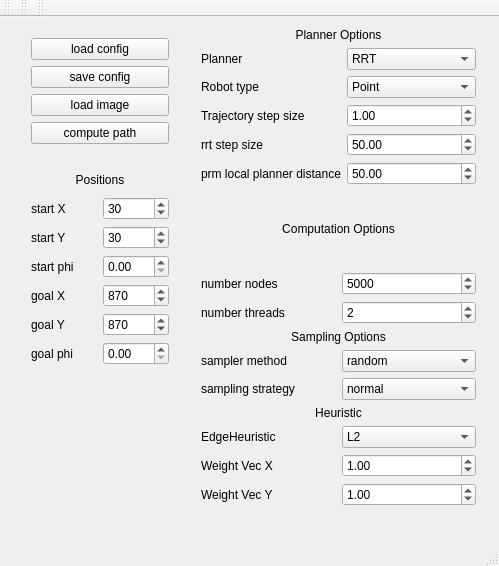
<?xml version="1.0" encoding="UTF-8"?>
<ui version="4.0">
 <class>MainWindow</class>
 <widget class="QMainWindow" name="MainWindow">
  <property name="geometry">
   <rect>
    <x>0</x>
    <y>0</y>
    <width>499</width>
    <height>566</height>
   </rect>
  </property>
  <property name="windowTitle">
   <string>MainWindow</string>
  </property>
  <widget class="QWidget" name="centralWidget">
   <widget class="QWidget" name="gridLayoutWidget_2">
    <property name="geometry">
     <rect>
      <x>20</x>
      <y>10</y>
      <width>160</width>
      <height>128</height>
     </rect>
    </property>
    <layout class="QGridLayout" name="layoutActions">
     <item row="3" column="0">
      <widget class="QPushButton" name="buttonLoadImage">
       <property name="text">
        <string>load image</string>
       </property>
      </widget>
     </item>
     <item row="2" column="0">
      <widget class="QPushButton" name="buttonSaveConfig">
       <property name="text">
        <string>save config</string>
       </property>
      </widget>
     </item>
     <item row="4" column="0">
      <widget class="QPushButton" name="buttonComputePath">
       <property name="text">
        <string>compute path</string>
       </property>
      </widget>
     </item>
     <item row="0" column="0">
      <widget class="QPushButton" name="buttonLoadConfig">
       <property name="text">
        <string>load config</string>
       </property>
      </widget>
     </item>
    </layout>
   </widget>
   <widget class="QWidget" name="verticalLayoutWidget_3">
    <property name="geometry">
     <rect>
      <x>20</x>
      <y>140</y>
      <width>160</width>
      <height>219</height>
     </rect>
    </property>
    <layout class="QVBoxLayout" name="layoutPositions">
     <item>
      <widget class="QLabel" name="label_3">
       <property name="text">
        <string>Positions</string>
       </property>
       <property name="alignment">
        <set>Qt::AlignCenter</set>
       </property>
      </widget>
     </item>
     <item>
      <layout class="QGridLayout" name="gridLayout_5">
       <item row="0" column="1">
        <widget class="QSpinBox" name="boxStartX">
         <property name="maximum">
          <number>2000</number>
         </property>
         <property name="value">
          <number>30</number>
         </property>
         <property name="displayIntegerBase">
          <number>10</number>
         </property>
        </widget>
       </item>
       <item row="2" column="0">
        <widget class="QLabel" name="label_7">
         <property name="text">
          <string>start phi</string>
         </property>
        </widget>
       </item>
       <item row="1" column="0">
        <widget class="QLabel" name="labelStart_2">
         <property name="text">
          <string>start Y</string>
         </property>
        </widget>
       </item>
       <item row="3" column="0">
        <widget class="QLabel" name="labelGoal">
         <property name="text">
          <string>goal X</string>
         </property>
        </widget>
       </item>
       <item row="0" column="0">
        <widget class="QLabel" name="labelStart">
         <property name="text">
          <string>start X</string>
         </property>
        </widget>
       </item>
       <item row="3" column="1">
        <widget class="QSpinBox" name="boxGoalX">
         <property name="maximum">
          <number>2000</number>
         </property>
         <property name="value">
          <number>870</number>
         </property>
        </widget>
       </item>
       <item row="4" column="0">
        <widget class="QLabel" name="labelGoal_2">
         <property name="text">
          <string>goal Y</string>
         </property>
        </widget>
       </item>
       <item row="1" column="1">
        <widget class="QSpinBox" name="boxStartY">
         <property name="maximum">
          <number>2000</number>
         </property>
         <property name="value">
          <number>30</number>
         </property>
        </widget>
       </item>
       <item row="4" column="1">
        <widget class="QSpinBox" name="boxGoalY">
         <property name="maximum">
          <number>2000</number>
         </property>
         <property name="value">
          <number>870</number>
         </property>
        </widget>
       </item>
       <item row="5" column="0">
        <widget class="QLabel" name="label_8">
         <property name="text">
          <string>goal phi</string>
         </property>
        </widget>
       </item>
       <item row="2" column="1">
        <widget class="QDoubleSpinBox" name="boxStartPhi"/>
       </item>
       <item row="5" column="1">
        <widget class="QDoubleSpinBox" name="boxGoalPhi"/>
       </item>
      </layout>
     </item>
    </layout>
   </widget>
   <widget class="QWidget" name="verticalLayoutWidget_6">
    <property name="geometry">
     <rect>
      <x>190</x>
      <y>0</y>
      <width>297</width>
      <height>500</height>
     </rect>
    </property>
    <layout class="QVBoxLayout" name="verticalLayout">
     <item>
      <layout class="QGridLayout" name="layoutPlannerOptions">
       <item row="1" column="0">
        <layout class="QGridLayout" name="gridLayout_7">
         <item row="0" column="1">
          <widget class="QComboBox" name="boxPlanner">
           <item>
            <property name="text">
             <string>RRT</string>
            </property>
           </item>
           <item>
            <property name="text">
             <string>RRT*</string>
            </property>
           </item>
           <item>
            <property name="text">
             <string>PRM</string>
            </property>
           </item>
          </widget>
         </item>
         <item row="0" column="0">
          <widget class="QLabel" name="labelPlanner">
           <property name="text">
            <string>Planner</string>
           </property>
          </widget>
         </item>
         <item row="4" column="1">
          <widget class="QDoubleSpinBox" name="boxPRM">
           <property name="value">
            <double>50.000000000000000</double>
           </property>
          </widget>
         </item>
         <item row="4" column="0">
          <widget class="QLabel" name="labelPRM">
           <property name="text">
            <string>prm local planner distance</string>
           </property>
          </widget>
         </item>
         <item row="3" column="1">
          <widget class="QDoubleSpinBox" name="boxRRT">
           <property name="value">
            <double>50.000000000000000</double>
           </property>
          </widget>
         </item>
         <item row="2" column="0">
          <widget class="QLabel" name="labelTrajectoryStepSize">
           <property name="text">
            <string>Trajectory step size</string>
           </property>
          </widget>
         </item>
         <item row="2" column="1">
          <widget class="QDoubleSpinBox" name="boxTrajectoryStepSize">
           <property name="value">
            <double>1.000000000000000</double>
           </property>
          </widget>
         </item>
         <item row="3" column="0">
          <widget class="QLabel" name="labelRRT">
           <property name="text">
            <string>rrt step size</string>
           </property>
          </widget>
         </item>
         <item row="1" column="0">
          <widget class="QLabel" name="label_6">
           <property name="text">
            <string>Robot type</string>
           </property>
          </widget>
         </item>
         <item row="1" column="1">
          <widget class="QComboBox" name="boxRobot">
           <item>
            <property name="text">
             <string>Point</string>
            </property>
           </item>
           <item>
            <property name="text">
             <string>Triangle</string>
            </property>
           </item>
          </widget>
         </item>
        </layout>
       </item>
       <item row="0" column="0">
        <widget class="QLabel" name="label_5">
         <property name="text">
          <string>Planner Options</string>
         </property>
         <property name="alignment">
          <set>Qt::AlignCenter</set>
         </property>
        </widget>
       </item>
      </layout>
     </item>
     <item>
      <layout class="QVBoxLayout" name="layoutComputationOptions">
       <item>
        <widget class="QLabel" name="label_4">
         <property name="text">
          <string>Computation Options</string>
         </property>
         <property name="alignment">
          <set>Qt::AlignCenter</set>
         </property>
        </widget>
       </item>
       <item>
        <layout class="QGridLayout" name="gridLayout_6">
         <item row="0" column="1">
          <widget class="QSpinBox" name="boxNodes">
           <property name="maximum">
            <number>50000</number>
           </property>
           <property name="value">
            <number>5000</number>
           </property>
          </widget>
         </item>
         <item row="0" column="0">
          <widget class="QLabel" name="labelNodes">
           <property name="text">
            <string>number nodes</string>
           </property>
          </widget>
         </item>
         <item row="1" column="0">
          <widget class="QLabel" name="labelThreads">
           <property name="text">
            <string>number threads</string>
           </property>
          </widget>
         </item>
         <item row="1" column="1">
          <widget class="QSpinBox" name="boxThreads">
           <property name="value">
            <number>2</number>
           </property>
          </widget>
         </item>
        </layout>
       </item>
      </layout>
     </item>
     <item>
      <layout class="QVBoxLayout" name="layoutSamplingOptions">
       <item>
        <widget class="QLabel" name="label">
         <property name="layoutDirection">
          <enum>Qt::LeftToRight</enum>
         </property>
         <property name="text">
          <string>Sampling Options</string>
         </property>
         <property name="scaledContents">
          <bool>false</bool>
         </property>
         <property name="alignment">
          <set>Qt::AlignCenter</set>
         </property>
        </widget>
       </item>
       <item>
        <layout class="QGridLayout" name="gridLayout_4">
         <item row="2" column="1">
          <widget class="QComboBox" name="boxSampling">
           <item>
            <property name="text">
             <string>normal</string>
            </property>
           </item>
           <item>
            <property name="text">
             <string>nearObstacles</string>
            </property>
           </item>
          </widget>
         </item>
         <item row="1" column="0">
          <widget class="QLabel" name="labelSampler">
           <property name="text">
            <string>sampler method</string>
           </property>
          </widget>
         </item>
         <item row="1" column="1">
          <widget class="QComboBox" name="boxSampler">
           <item>
            <property name="text">
             <string>random</string>
            </property>
           </item>
           <item>
            <property name="text">
             <string>uniform</string>
            </property>
           </item>
           <item>
            <property name="text">
             <string>normal distribution</string>
            </property>
           </item>
          </widget>
         </item>
         <item row="2" column="0">
          <widget class="QLabel" name="labelSampling">
           <property name="text">
            <string>sampling strategy</string>
           </property>
          </widget>
         </item>
        </layout>
       </item>
       <item>
        <layout class="QVBoxLayout" name="layoutHeuristic">
         <item>
          <widget class="QLabel" name="label_2">
           <property name="text">
            <string>Heuristic</string>
           </property>
           <property name="alignment">
            <set>Qt::AlignCenter</set>
           </property>
          </widget>
         </item>
         <item>
          <layout class="QGridLayout" name="gridLayout_2">
           <item row="1" column="0">
            <widget class="QLabel" name="labelEdgeHeuristic">
             <property name="text">
              <string>EdgeHeuristic</string>
             </property>
            </widget>
           </item>
           <item row="2" column="1">
            <widget class="QDoubleSpinBox" name="boxWeightVecX">
             <property name="singleStep">
              <double>0.100000000000000</double>
             </property>
             <property name="value">
              <double>1.000000000000000</double>
             </property>
            </widget>
           </item>
           <item row="3" column="1">
            <widget class="QDoubleSpinBox" name="boxWeightVecY">
             <property name="singleStep">
              <double>0.100000000000000</double>
             </property>
             <property name="value">
              <double>1.000000000000000</double>
             </property>
            </widget>
           </item>
           <item row="1" column="1">
            <widget class="QComboBox" name="boxEdgeHeuristic">
             <item>
              <property name="text">
               <string>L2</string>
              </property>
             </item>
             <item>
              <property name="text">
               <string>L1</string>
              </property>
             </item>
             <item>
              <property name="text">
               <string>INF</string>
              </property>
             </item>
             <item>
              <property name="text">
               <string>weightedVec_L2</string>
              </property>
             </item>
             <item>
              <property name="text">
               <string>weightedVec_L1</string>
              </property>
             </item>
             <item>
              <property name="text">
               <string>weightedVec_INF</string>
              </property>
             </item>
            </widget>
           </item>
           <item row="2" column="0">
            <widget class="QLabel" name="labelWeightVec">
             <property name="text">
              <string>Weight Vec X</string>
             </property>
            </widget>
           </item>
           <item row="3" column="0">
            <widget class="QLabel" name="labelWeightVec_2">
             <property name="text">
              <string>Weight Vec Y</string>
             </property>
            </widget>
           </item>
          </layout>
         </item>
        </layout>
       </item>
      </layout>
     </item>
    </layout>
   </widget>
  </widget>
  <widget class="QMenuBar" name="menuBar">
   <property name="geometry">
    <rect>
     <x>0</x>
     <y>0</y>
     <width>499</width>
     <height>25</height>
    </rect>
   </property>
  </widget>
  <widget class="QToolBar" name="mainToolBar">
   <attribute name="toolBarArea">
    <enum>TopToolBarArea</enum>
   </attribute>
   <attribute name="toolBarBreak">
    <bool>false</bool>
   </attribute>
  </widget>
  <widget class="QStatusBar" name="statusBar"/>
  <widget class="QToolBar" name="toolBar">
   <property name="windowTitle">
    <string>toolBar</string>
   </property>
   <attribute name="toolBarArea">
    <enum>TopToolBarArea</enum>
   </attribute>
   <attribute name="toolBarBreak">
    <bool>false</bool>
   </attribute>
  </widget>
  <widget class="QToolBar" name="toolBar_2">
   <property name="windowTitle">
    <string>toolBar_2</string>
   </property>
   <attribute name="toolBarArea">
    <enum>TopToolBarArea</enum>
   </attribute>
   <attribute name="toolBarBreak">
    <bool>false</bool>
   </attribute>
  </widget>
 </widget>
 <layoutdefault spacing="6" margin="11"/>
 <tabstops>
  <tabstop>buttonLoadConfig</tabstop>
  <tabstop>buttonSaveConfig</tabstop>
  <tabstop>buttonLoadImage</tabstop>
  <tabstop>buttonComputePath</tabstop>
  <tabstop>boxStartX</tabstop>
  <tabstop>boxStartY</tabstop>
  <tabstop>boxStartPhi</tabstop>
  <tabstop>boxGoalX</tabstop>
  <tabstop>boxGoalY</tabstop>
  <tabstop>boxGoalPhi</tabstop>
  <tabstop>boxPlanner</tabstop>
  <tabstop>boxRobot</tabstop>
  <tabstop>boxTrajectoryStepSize</tabstop>
  <tabstop>boxRRT</tabstop>
  <tabstop>boxPRM</tabstop>
  <tabstop>boxNodes</tabstop>
  <tabstop>boxThreads</tabstop>
  <tabstop>boxSampler</tabstop>
  <tabstop>boxSampling</tabstop>
  <tabstop>boxEdgeHeuristic</tabstop>
  <tabstop>boxWeightVecX</tabstop>
  <tabstop>boxWeightVecY</tabstop>
 </tabstops>
 <resources/>
 <connections>
  <connection>
   <sender>buttonLoadImage</sender>
   <signal>pressed()</signal>
   <receiver>MainWindow</receiver>
   <slot>loadImage()</slot>
   <hints>
    <hint type="sourcelabel">
     <x>161</x>
     <y>141</y>
    </hint>
    <hint type="destinationlabel">
     <x>168</x>
     <y>41</y>
    </hint>
   </hints>
  </connection>
  <connection>
   <sender>buttonComputePath</sender>
   <signal>pressed()</signal>
   <receiver>MainWindow</receiver>
   <slot>computePath()</slot>
   <hints>
    <hint type="sourcelabel">
     <x>116</x>
     <y>174</y>
    </hint>
    <hint type="destinationlabel">
     <x>175</x>
     <y>88</y>
    </hint>
   </hints>
  </connection>
  <connection>
   <sender>boxTrajectoryStepSize</sender>
   <signal>valueChanged(double)</signal>
   <receiver>MainWindow</receiver>
   <slot>updateTrajectoryStepSize(double)</slot>
   <hints>
    <hint type="sourcelabel">
     <x>378</x>
     <y>156</y>
    </hint>
    <hint type="destinationlabel">
     <x>166</x>
     <y>185</y>
    </hint>
   </hints>
  </connection>
  <connection>
   <sender>boxSampler</sender>
   <signal>currentIndexChanged(int)</signal>
   <receiver>MainWindow</receiver>
   <slot>updateSamplerType(int)</slot>
   <hints>
    <hint type="sourcelabel">
     <x>322</x>
     <y>375</y>
    </hint>
    <hint type="destinationlabel">
     <x>170</x>
     <y>235</y>
    </hint>
   </hints>
  </connection>
  <connection>
   <sender>boxPRM</sender>
   <signal>valueChanged(double)</signal>
   <receiver>MainWindow</receiver>
   <slot>updatePRMDistance(double)</slot>
   <hints>
    <hint type="sourcelabel">
     <x>378</x>
     <y>222</y>
    </hint>
    <hint type="destinationlabel">
     <x>170</x>
     <y>286</y>
    </hint>
   </hints>
  </connection>
  <connection>
   <sender>boxRRT</sender>
   <signal>valueChanged(double)</signal>
   <receiver>MainWindow</receiver>
   <slot>updateRRTStepSize(double)</slot>
   <hints>
    <hint type="sourcelabel">
     <x>378</x>
     <y>189</y>
    </hint>
    <hint type="destinationlabel">
     <x>164</x>
     <y>337</y>
    </hint>
   </hints>
  </connection>
  <connection>
   <sender>boxThreads</sender>
   <signal>valueChanged(int)</signal>
   <receiver>MainWindow</receiver>
   <slot>updateThreads(int)</slot>
   <hints>
    <hint type="sourcelabel">
     <x>342</x>
     <y>315</y>
    </hint>
    <hint type="destinationlabel">
     <x>166</x>
     <y>389</y>
    </hint>
   </hints>
  </connection>
  <connection>
   <sender>boxNodes</sender>
   <signal>valueChanged(int)</signal>
   <receiver>MainWindow</receiver>
   <slot>updateNodes(int)</slot>
   <hints>
    <hint type="sourcelabel">
     <x>342</x>
     <y>282</y>
    </hint>
    <hint type="destinationlabel">
     <x>164</x>
     <y>440</y>
    </hint>
   </hints>
  </connection>
  <connection>
   <sender>boxPlanner</sender>
   <signal>currentIndexChanged(int)</signal>
   <receiver>MainWindow</receiver>
   <slot>updatePlannerType(int)</slot>
   <hints>
    <hint type="sourcelabel">
     <x>378</x>
     <y>90</y>
    </hint>
    <hint type="destinationlabel">
     <x>155</x>
     <y>492</y>
    </hint>
   </hints>
  </connection>
  <connection>
   <sender>boxStartX</sender>
   <signal>valueChanged(int)</signal>
   <receiver>MainWindow</receiver>
   <slot>updateStartX(int)</slot>
   <hints>
    <hint type="sourcelabel">
     <x>150</x>
     <y>229</y>
    </hint>
    <hint type="destinationlabel">
     <x>64</x>
     <y>508</y>
    </hint>
   </hints>
  </connection>
  <connection>
   <sender>boxStartY</sender>
   <signal>valueChanged(int)</signal>
   <receiver>MainWindow</receiver>
   <slot>updateStartY(int)</slot>
   <hints>
    <hint type="sourcelabel">
     <x>177</x>
     <y>262</y>
    </hint>
    <hint type="destinationlabel">
     <x>161</x>
     <y>539</y>
    </hint>
   </hints>
  </connection>
  <connection>
   <sender>boxGoalX</sender>
   <signal>valueChanged(int)</signal>
   <receiver>MainWindow</receiver>
   <slot>updateGoalX(int)</slot>
   <hints>
    <hint type="sourcelabel">
     <x>177</x>
     <y>328</y>
    </hint>
    <hint type="destinationlabel">
     <x>59</x>
     <y>596</y>
    </hint>
   </hints>
  </connection>
  <connection>
   <sender>boxGoalY</sender>
   <signal>valueChanged(int)</signal>
   <receiver>MainWindow</receiver>
   <slot>updateGoalY(int)</slot>
   <hints>
    <hint type="sourcelabel">
     <x>177</x>
     <y>361</y>
    </hint>
    <hint type="destinationlabel">
     <x>147</x>
     <y>596</y>
    </hint>
   </hints>
  </connection>
  <connection>
   <sender>boxSampling</sender>
   <signal>currentIndexChanged(int)</signal>
   <receiver>MainWindow</receiver>
   <slot>updateSamplingType(int)</slot>
   <hints>
    <hint type="sourcelabel">
     <x>322</x>
     <y>408</y>
    </hint>
    <hint type="destinationlabel">
     <x>0</x>
     <y>280</y>
    </hint>
   </hints>
  </connection>
  <connection>
   <sender>boxEdgeHeuristic</sender>
   <signal>currentIndexChanged(int)</signal>
   <receiver>MainWindow</receiver>
   <slot>updateEdgeHeuristic(int)</slot>
   <hints>
    <hint type="sourcelabel">
     <x>335</x>
     <y>467</y>
    </hint>
    <hint type="destinationlabel">
     <x>4</x>
     <y>629</y>
    </hint>
   </hints>
  </connection>
  <connection>
   <sender>boxWeightVecX</sender>
   <signal>valueChanged(double)</signal>
   <receiver>MainWindow</receiver>
   <slot>updateWeightVecX(double)</slot>
   <hints>
    <hint type="sourcelabel">
     <x>335</x>
     <y>500</y>
    </hint>
    <hint type="destinationlabel">
     <x>4</x>
     <y>787</y>
    </hint>
   </hints>
  </connection>
  <connection>
   <sender>boxWeightVecY</sender>
   <signal>valueChanged(double)</signal>
   <receiver>MainWindow</receiver>
   <slot>updateWeightVecY(double)</slot>
   <hints>
    <hint type="sourcelabel">
     <x>335</x>
     <y>533</y>
    </hint>
    <hint type="destinationlabel">
     <x>142</x>
     <y>806</y>
    </hint>
   </hints>
  </connection>
  <connection>
   <sender>buttonLoadConfig</sender>
   <signal>pressed()</signal>
   <receiver>MainWindow</receiver>
   <slot>loadConfig()</slot>
   <hints>
    <hint type="sourcelabel">
     <x>49</x>
     <y>68</y>
    </hint>
    <hint type="destinationlabel">
     <x>67</x>
     <y>85</y>
    </hint>
   </hints>
  </connection>
  <connection>
   <sender>buttonSaveConfig</sender>
   <signal>pressed()</signal>
   <receiver>MainWindow</receiver>
   <slot>saveConfig()</slot>
   <hints>
    <hint type="sourcelabel">
     <x>45</x>
     <y>108</y>
    </hint>
    <hint type="destinationlabel">
     <x>1</x>
     <y>110</y>
    </hint>
   </hints>
  </connection>
  <connection>
   <sender>MainWindow</sender>
   <signal>setTrajectoryStepSize(double)</signal>
   <receiver>boxTrajectoryStepSize</receiver>
   <slot>setValue(double)</slot>
   <hints>
    <hint type="sourcelabel">
     <x>2</x>
     <y>226</y>
    </hint>
    <hint type="destinationlabel">
     <x>378</x>
     <y>156</y>
    </hint>
   </hints>
  </connection>
  <connection>
   <sender>MainWindow</sender>
   <signal>setSamplerMethod(int)</signal>
   <receiver>boxSampler</receiver>
   <slot>setCurrentIndex(int)</slot>
   <hints>
    <hint type="sourcelabel">
     <x>2</x>
     <y>264</y>
    </hint>
    <hint type="destinationlabel">
     <x>322</x>
     <y>375</y>
    </hint>
   </hints>
  </connection>
  <connection>
   <sender>MainWindow</sender>
   <signal>setSamplingStrategy(int)</signal>
   <receiver>boxSampling</receiver>
   <slot>setCurrentIndex(int)</slot>
   <hints>
    <hint type="sourcelabel">
     <x>4</x>
     <y>340</y>
    </hint>
    <hint type="destinationlabel">
     <x>322</x>
     <y>408</y>
    </hint>
   </hints>
  </connection>
  <connection>
   <sender>MainWindow</sender>
   <signal>setNumThreads(int)</signal>
   <receiver>boxThreads</receiver>
   <slot>setValue(int)</slot>
   <hints>
    <hint type="sourcelabel">
     <x>2</x>
     <y>390</y>
    </hint>
    <hint type="destinationlabel">
     <x>342</x>
     <y>315</y>
    </hint>
   </hints>
  </connection>
  <connection>
   <sender>MainWindow</sender>
   <signal>setPlannerType(int)</signal>
   <receiver>boxPlanner</receiver>
   <slot>setCurrentIndex(int)</slot>
   <hints>
    <hint type="sourcelabel">
     <x>532</x>
     <y>448</y>
    </hint>
    <hint type="destinationlabel">
     <x>378</x>
     <y>90</y>
    </hint>
   </hints>
  </connection>
  <connection>
   <sender>MainWindow</sender>
   <signal>setRrtStepSize(double)</signal>
   <receiver>boxRRT</receiver>
   <slot>setValue(double)</slot>
   <hints>
    <hint type="sourcelabel">
     <x>532</x>
     <y>448</y>
    </hint>
    <hint type="destinationlabel">
     <x>378</x>
     <y>189</y>
    </hint>
   </hints>
  </connection>
  <connection>
   <sender>MainWindow</sender>
   <signal>setEdgeHeuristic(int)</signal>
   <receiver>boxEdgeHeuristic</receiver>
   <slot>setCurrentIndex(int)</slot>
   <hints>
    <hint type="sourcelabel">
     <x>532</x>
     <y>448</y>
    </hint>
    <hint type="destinationlabel">
     <x>335</x>
     <y>467</y>
    </hint>
   </hints>
  </connection>
  <connection>
   <sender>MainWindow</sender>
   <signal>setPrmDistance(double)</signal>
   <receiver>boxPRM</receiver>
   <slot>setValue(double)</slot>
   <hints>
    <hint type="sourcelabel">
     <x>532</x>
     <y>448</y>
    </hint>
    <hint type="destinationlabel">
     <x>378</x>
     <y>222</y>
    </hint>
   </hints>
  </connection>
  <connection>
   <sender>MainWindow</sender>
   <signal>setStartX(int)</signal>
   <receiver>boxStartX</receiver>
   <slot>setValue(int)</slot>
   <hints>
    <hint type="sourcelabel">
     <x>532</x>
     <y>448</y>
    </hint>
    <hint type="destinationlabel">
     <x>138</x>
     <y>229</y>
    </hint>
   </hints>
  </connection>
  <connection>
   <sender>MainWindow</sender>
   <signal>setStartY(int)</signal>
   <receiver>boxStartY</receiver>
   <slot>setValue(int)</slot>
   <hints>
    <hint type="sourcelabel">
     <x>532</x>
     <y>448</y>
    </hint>
    <hint type="destinationlabel">
     <x>177</x>
     <y>262</y>
    </hint>
   </hints>
  </connection>
  <connection>
   <sender>MainWindow</sender>
   <signal>setGoalX(int)</signal>
   <receiver>boxGoalX</receiver>
   <slot>setValue(int)</slot>
   <hints>
    <hint type="sourcelabel">
     <x>532</x>
     <y>448</y>
    </hint>
    <hint type="destinationlabel">
     <x>177</x>
     <y>328</y>
    </hint>
   </hints>
  </connection>
  <connection>
   <sender>MainWindow</sender>
   <signal>setGoalY(int)</signal>
   <receiver>boxGoalY</receiver>
   <slot>setValue(int)</slot>
   <hints>
    <hint type="sourcelabel">
     <x>532</x>
     <y>448</y>
    </hint>
    <hint type="destinationlabel">
     <x>177</x>
     <y>361</y>
    </hint>
   </hints>
  </connection>
  <connection>
   <sender>MainWindow</sender>
   <signal>setWeightVecX(double)</signal>
   <receiver>boxWeightVecX</receiver>
   <slot>setValue(double)</slot>
   <hints>
    <hint type="sourcelabel">
     <x>532</x>
     <y>448</y>
    </hint>
    <hint type="destinationlabel">
     <x>335</x>
     <y>500</y>
    </hint>
   </hints>
  </connection>
  <connection>
   <sender>MainWindow</sender>
   <signal>setWeightVecY(double)</signal>
   <receiver>boxWeightVecY</receiver>
   <slot>setValue(double)</slot>
   <hints>
    <hint type="sourcelabel">
     <x>532</x>
     <y>448</y>
    </hint>
    <hint type="destinationlabel">
     <x>335</x>
     <y>533</y>
    </hint>
   </hints>
  </connection>
  <connection>
   <sender>boxRobot</sender>
   <signal>currentIndexChanged(int)</signal>
   <receiver>MainWindow</receiver>
   <slot>updateRobotType(int)</slot>
   <hints>
    <hint type="sourcelabel">
     <x>420</x>
     <y>107</y>
    </hint>
    <hint type="destinationlabel">
     <x>362</x>
     <y>127</y>
    </hint>
   </hints>
  </connection>
  <connection>
   <sender>MainWindow</sender>
   <signal>setRobotType(int)</signal>
   <receiver>boxRobot</receiver>
   <slot>setCurrentIndex(int)</slot>
   <hints>
    <hint type="sourcelabel">
     <x>249</x>
     <y>273</y>
    </hint>
    <hint type="destinationlabel">
     <x>430</x>
     <y>110</y>
    </hint>
   </hints>
  </connection>
  <connection>
   <sender>MainWindow</sender>
   <signal>setStartPhi(double)</signal>
   <receiver>boxStartPhi</receiver>
   <slot>setValue(double)</slot>
   <hints>
    <hint type="sourcelabel">
     <x>249</x>
     <y>282</y>
    </hint>
    <hint type="destinationlabel">
     <x>140</x>
     <y>282</y>
    </hint>
   </hints>
  </connection>
  <connection>
   <sender>MainWindow</sender>
   <signal>setGoalPhi(double)</signal>
   <receiver>boxGoalPhi</receiver>
   <slot>setValue(double)</slot>
   <hints>
    <hint type="sourcelabel">
     <x>249</x>
     <y>282</y>
    </hint>
    <hint type="destinationlabel">
     <x>140</x>
     <y>381</y>
    </hint>
   </hints>
  </connection>
  <connection>
   <sender>boxStartPhi</sender>
   <signal>valueChanged(double)</signal>
   <receiver>MainWindow</receiver>
   <slot>updateStartPhi(double)</slot>
   <hints>
    <hint type="sourcelabel">
     <x>140</x>
     <y>282</y>
    </hint>
    <hint type="destinationlabel">
     <x>249</x>
     <y>282</y>
    </hint>
   </hints>
  </connection>
  <connection>
   <sender>boxGoalPhi</sender>
   <signal>valueChanged(double)</signal>
   <receiver>MainWindow</receiver>
   <slot>updateGoalPhi(double)</slot>
   <hints>
    <hint type="sourcelabel">
     <x>140</x>
     <y>381</y>
    </hint>
    <hint type="destinationlabel">
     <x>249</x>
     <y>282</y>
    </hint>
   </hints>
  </connection>
  <connection>
   <sender>MainWindow</sender>
   <signal>setNumNodes(int)</signal>
   <receiver>boxNodes</receiver>
   <slot>setValue(int)</slot>
   <hints>
    <hint type="sourcelabel">
     <x>249</x>
     <y>282</y>
    </hint>
    <hint type="destinationlabel">
     <x>412</x>
     <y>269</y>
    </hint>
   </hints>
  </connection>
 </connections>
 <slots>
  <signal>setNumThreads(int)</signal>
  <signal>setNumNodes(int)</signal>
  <signal>setPlannerType(int)</signal>
  <signal>setRobotType(int)</signal>
  <signal>setTrajectoryStepSize(double)</signal>
  <signal>setSamplerMethod(int)</signal>
  <signal>setSamplingStrategy(int)</signal>
  <signal>setPrmDistance(double)</signal>
  <signal>setRrtStepSize(double)</signal>
  <signal>setStartX(int)</signal>
  <signal>setStartY(int)</signal>
  <signal>setStartPhi(double)</signal>
  <signal>setGoalX(int)</signal>
  <signal>setGoalY(int)</signal>
  <signal>setGoalPhi(double)</signal>
  <signal>setEdgeHeuristic(int)</signal>
  <signal>setWeightVecX(double)</signal>
  <signal>setWeightVecY(double)</signal>
  <slot>loadConfig()</slot>
  <slot>saveConfig()</slot>
  <slot>loadImage()</slot>
  <slot>computePath()</slot>
  <slot>updateThreads(int)</slot>
  <slot>updateNodes(int)</slot>
  <slot>updatePlannerType(int)</slot>
  <slot>updateRobotType(int)</slot>
  <slot>updateStartX(int)</slot>
  <slot>updateStartY(int)</slot>
  <slot>updateStartPhi(double)</slot>
  <slot>updateGoalX(int)</slot>
  <slot>updateGoalY(int)</slot>
  <slot>updateGoalPhi(double)</slot>
  <slot>updateTrajectoryStepSize(double)</slot>
  <slot>updateSamplerType(int)</slot>
  <slot>updatePRMDistance(double)</slot>
  <slot>updateRRTStepSize(double)</slot>
  <slot>updateSamplingType(int)</slot>
  <slot>updateEdgeHeuristic(int)</slot>
  <slot>updateWeightVecX(double)</slot>
  <slot>updateWeightVecY(double)</slot>
 </slots>
</ui>
